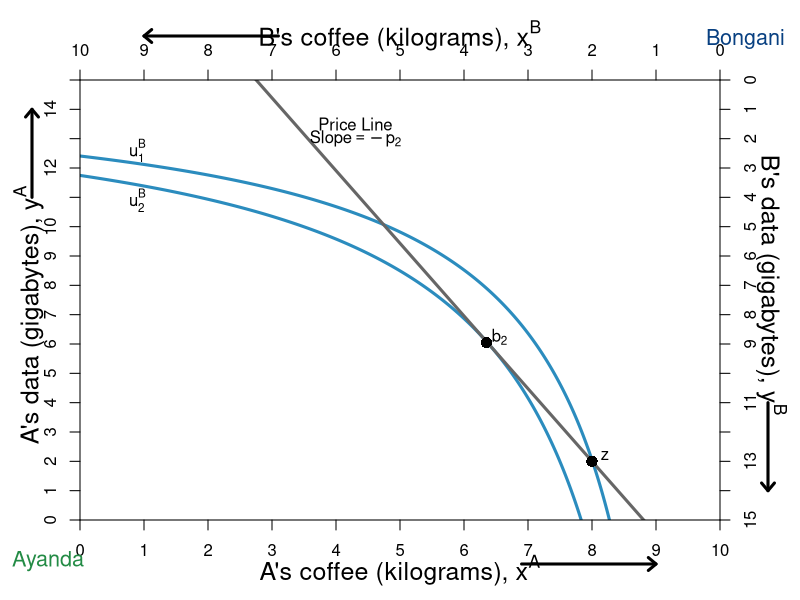

Generate this figure with R:
#require(ggplot2)
require(shape)
#pdf(file = "property_psp1_offerSTEP1.pdf", width = 9, height = 7)
#pdf(file = "property_psp1_offerSTEP2.pdf", width = 9, height = 7)
#pdf(file = "property_psp1_offerSTEP3.pdf", width = 9, height = 7)
#pdf(file = "property_psp1_offerSTEP4.pdf", width = 9, height = 7)
pdf(file = "property/property_psp1_offer_step2.pdf", width = 9, height = 7)

#Set parameters for graphics
axislabelsize <- 1.5
graphlinewidth <- 3
namesize <- 1.3

COL <- c("#7fc97f", "#beaed4", "#fdc086", "#ffff99", "#386cb0", "#f0027f", "#bf5b17", "#666666")
COLA <- c("#99d8c9","#66c2a4","#41ae76", "#238b45", "#005824")
COLB <- c("#4eb3d3", "#2b8cbe", "#0868ac","#084081")


indiffcurveA1 <- function(x, U = 4, A = 1, a = 0.5) {
  ((((U-2)/A)*(1/x)^a)^(1/(1-a)))
}

indiffcurveA2 <- function(x, U = 4, A = 1, a = 0.5) {
  (((U/A)*(1/x)^a)^(1/(1-a)))
}

indiffcurveA3 <- function(x, U = 6.196918, A = 1, a = 0.5) {
  (((U/A)*(1/x)^a)^(1/(1-a)))
}

indiffcurveA4 <- function(x, U = 6.984164, A = 1, a = 0.5) {
  ((((U)/A)*(1/x)^a)^(1/(1-a)))
}

paretoEC <- function(x) {
  (3/2)*x
}

MonopolyPrice <- function(x) {
  21.82142 - 2.477677*x 
}

PriceLine <- function(x, intercept = 10, slope = 1) {
  intercept - slope*x 
}


OfferCurveA <- function(x) {
  x/(x  - 4)
}

mrsplot <- function(x) {
  (13/2)*(x/(9-x)^2)
}

OfferCurveB <- function(x) {
  15 - (13/2)*(10 - x)/(9 - x)
}

#Deriving the offer curves: let py = 1
#wA = 8px + 2py = 8px + 2; Demand: x = w/2px => x = 4 + 1/px => px = 1/(x - 4)
#Offer curve is y = px*x => (1/(x-4))*x = x/(x-4) defined for x neq 4
#wA = 2px + 13py = 2px + 13; Demand: x = w/2px => x = 1 + 13/2px => px = 13/2(x - 1)
#B's Offer curve is y = px*x => (13/2)(1/(x-1))*x = (13/2)(x/(x-1)
#Therefore in terms of yA and xA:
#15 - y = (13/2)*(10 - x)/(10 - x - 1)
#Therefore y = 15 - (13/2)*(10-x)/(9 - x) defined for x neq 9
#The tangency of the indifference curve and the offer curve gives mrsplot
#Where mrsplot equals that offer curve, we get x = (3/17)*(51 - sqrt(221)) = 6.376576; 
#So y = 6.022321; therefore u = (6.376576^0.5)*(6.022321^0.5)

indiffcurveBneg1 <- function(x, U = 5.09, A = 1, a = 0.5) {
  15 - (((U/A)*(1/(10 - x))^a)^(1/(1-a)))
}

indiffcurveBneg2 <- function(x, U = 5.703502, A = 1, a = 0.5) {
  15 - (((U/A)*(1/(10 - x))^a)^(1/(1-a)))
}


par(mar =  c(4, 4, 4, 4))
xlims <- c(0, 10)
ylims <- c(0, 15)
xlims2 <- c(10, 0)
ylims2 <- c(15, 0)

plot(0, 0, xlim = xlims, ylim = ylims, type = "n",
     xlab = "",
     ylab = "", 
     xaxt = "n", 
     yaxt = "n", 
     cex.lab = axislabelsize, 
     bty = "n",
     xaxs="i", 
     yaxs="i")


npts <- 500 
npts2 <- 501

#Specify the sequences of points for graphing. 
xx1 <- seq(xlims[1], xlims[2], length.out = npts)
yy1 <- indiffcurveA2(xx1, U = 4, A = 1, a = 0.5)
yy2 <- indiffcurveA2(xx1)

xx2 <- seq(4, xlims[2], length.out = npts)
xx3 <- seq(xlims[1], 9, length.out = npts)

#Draw the lines for the graphs
#lines(xx1, mrsplot(xx1), col = COL[1], lwd = graphlinewidth)
lines(xx1, indiffcurveBneg1(xx1), col = COLB[2], lwd = graphlinewidth)
lines(xx1, indiffcurveBneg2(xx1), col = COLB[2], lwd = graphlinewidth)
#lines(xx1, indiffcurveBneg2(xx1, U = 6.4), col = COLB[2], lwd = graphlinewidth)
#lines(xx1, indiffcurveBneg2(xx1, U = 7.5), col = COLB[2], lwd = graphlinewidth)

#lines(xx3, OfferCurveB(xx3), col = COLB[4], lwd = graphlinewidth+1)
lines(xx1, MonopolyPrice(xx1), col = COL[8], lwd = graphlinewidth)
#lines(xx1, PriceLine(xx1), col = COL[8], lwd = graphlinewidth)
#lines(xx1, PriceLine(xx1, intercept = 15, slope = 1.63), col = COL[8], lwd = graphlinewidth)
#lines(xx1, PriceLine(xx1, intercept = 50, slope = 6), col = COL[8], lwd = graphlinewidth)

#Customize ticks and labels for the plot
ticksy <- seq(from = 0, to = 15, by = 1)
ylabels <- seq(from = 0, to = 15, by = 1)
ticksx <- seq(from = 0, to = 10, by = 1)
xlabels <- seq(from = 0, to = 10, by = 1)
axis(1, at = ticksx, pos = 0, labels = xlabels)
axis(2, at = ticksy, pos = 0, labels = ylabels, las = 0)

#Axis labels
mtext(expression(paste("A's coffee (kilograms), ", x^A)), side=1, line = 2.5, cex = axislabelsize)
text(-0.8, 7, expression(paste("A's data (gigabytes), ", y^A)), xpd = TRUE, cex = axislabelsize, srt = 90) 

#Add arrows:
arrows(-0.75, 11, -0.75, 14, xpd = TRUE, length=0.1,angle=40,lwd=3)
arrows(6.9, -1.5, 9, -1.5, xpd = TRUE, length=0.1,angle=40,lwd=3)

#Annotation of the three graphs and the NE
#text(9.6, 0.9, expression(u[1]^A))
# text(9.6, 2.2, expression(u[1]^A))
# text(9.6, 4.4, expression(u[2]^A))
#text(9.6, 5.9, expression(u[4]^A))

#Perhaps useful point to label the unused intersection of the participation constraints
#points(1.34, 12, pch = 16, col = "black", cex = 1.5)



#Pareto efficiency curve
# segments(3.27, 4.9, 5.84, 8.77, lty = 1, lwd = graphlinewidth, col = COL[2])
# text(4.7, 5, expression("Pareto Efficient Curve"))
# Arrows(4.5, 5.3, 4.5, 6.2, col = "black", lty = 1, lwd = 2, arr.type = "triangle", arr.lwd = 0.5)
#Label B's offer curve
#text(1, 3, expression("B's Offer Curve"))
 #Arrows(1, 3.3, 1, 7.2, col = "black", lty = 1, lwd = 2, arr.type = "triangle", arr.lwd = 0.5)

#First Price Line
# text(6.8, 13.5, expression(paste("Price Line")))
# text(6.8, 13, expression(paste("Slope", phantom()==-p[1])))

#Second price line
text(4.3, 13.5, expression(paste("Price Line")))
text(4.3, 13, expression(paste("Slope", phantom()==-p[2])))

#Third price line
# text(2, 13.5, expression(paste("Price Line")))
# text(2, 13, expression(paste("Slope", phantom()==-p[3])))


# Arrows(6.3, 13, 3.8, 13, col = "black", lty = 1, lwd = 2, arr.type = "triangle", arr.lwd = 0.5)

#  text(8, 13.5, expression(paste("Different price lines")))
# text(8, 13, expression(paste("going through the endowment")))
#  text(8, 12.5, expression(paste("and tangent to B's ICs")))
#  text(8, 12, expression(paste("form the offer curve")))
# text(7, 13, expression(paste("Slope", phantom()==-p[m])))
# Arrows(6.3, 13, 3.8, 13, col = "black", lty = 1, lwd = 2, arr.type = "triangle", arr.lwd = 0.5)

#Add a point for the initial endowment
points(8, OfferCurveB(x = 8), pch = 16, col = "black", cex = 1.5)
text(8+0.2, OfferCurveB(x = 8) + 0.2, expression(z))


#Add a point for the initial endowment
points(6.35, OfferCurveB(x = 6.35), pch = 16, col = "black", cex = 1.5)
text(6.35 + 0.2, OfferCurveB(x = 6.35) + 0.2, expression(b[2]))

#Add a point for the initial endowment
# points(5, OfferCurveB(x = 5), pch = 16, col = "black", cex = 1.5)
#text(5 + 0.2, OfferCurveB(x = 5) + 0.3, expression(b[3]))

#Add a point for the initial endowment
#points(2.5, OfferCurveB(x = 2.5), pch = 16, col = "black", cex = 1.5)
# text(2.5 + 0.2, OfferCurveB(x = 2.5) + 0.3, expression(b[4]))


text(-0.5, -1.4, expression("Ayanda"), xpd = TRUE, cex = namesize, col = COLA[4])
text(10.4, 16.4, expression("Bongani"), xpd = TRUE, cex = namesize, col = COLB[4])

#Set up second axes and labels

par(new = TRUE)

#Use the same x and ylims as previously, but with locations switched
xlims2 <- c(10, 0)
ylims2 <- c(15, 0)

#Leave the ylab and xlab blank to ensure no axes titles
plot(0, 0, xlim = xlims2, ylim = ylims2, type = "n",
     xlab = expression(paste("")),
     ylab = expression(paste("")),
     xaxt = "n", 
     yaxt = "n", 
     cex.lab = 1.3, 
     bty = "n",
     xaxs="i", 
     yaxs="i")

#Set up axes at sides 3 and 4 (top and right)
axis(side = 3, at = ticksx, pos = 0, labels = xlabels)
axis(side = 4, at = ticksy, pos = 0, labels = ylabels, las = 0)

text(5, -1.5, expression(paste("B's coffee (kilograms), ", x^B)), xpd = TRUE, cex = axislabelsize)
text(-0.8, 7, expression(paste("B's data (gigabytes), ", y^B)), xpd = TRUE, cex = axislabelsize, srt = 270) 

#Add arrows:
arrows(-0.75, 11, -0.75, 14, xpd = TRUE, length=0.1,angle=40,lwd=3)
arrows(6.9, -1.5, 9, -1.5, xpd = TRUE, length=0.1,angle=40,lwd=3)


#Functions for B's indifference curves
indiffcurveB1 <- function(x, U = 5.09, A = 1, a = 0.5) {
  ((((U-2)/A)*(1/x)^a)^(1/(1-a)))
}

indiffcurveB2 <- function(x, U = 5.09, A = 1, a = 0.5) {
  (((U/A)*(1/x)^a)^(1/(1-a)))
}

indiffcurveB3 <- function(x, U = 5.703502, A = 1, a = 0.5) {
  ((((U)/A)*(1/x)^a)^(1/(1-a)))
}

indiffcurveB4 <- function(x, U = 8.244574, A = 1, a = 0.5) {
  ((((U)/A)*(1/x)^a)^(1/(1-a)))
}

indiffcurveB5 <- function(x, U = 9, A = 1, a = 0.5) {
  ((((U)/A)*(1/x)^a)^(1/(1-a)))
}



#lines(xx1, indiffcurveB1(xx1), col = COLB[3], lwd = graphlinewidth)
#lines(xx1, indiffcurveB2(xx1), col = COLB[3], lwd = graphlinewidth)
#lines(xx1, indiffcurveB3(xx1), col = COLB[3], lwd = graphlinewidth)
#lines(xx1, indiffcurveB4(xx1), col = COLB[3], lwd = graphlinewidth)

#Label B's indifference curves
text(9.1, 2.4, expression(u[1]^B))
text(9.1, 4.1, expression(u[2]^B))
#text(9.1, 5, expression(u[3]^B))
 #text(9.1, 6.7, expression(u[4]^B))








#Label a point on the middle of the curve
#points(5, 7.5, pch = 16, col = "black", cex = 1.5)
#text(5, 7, expression(i))

#(5^0.5)*(7.5^0.5) = 6.123724

#Add point for comparison to participation constraint
#points(6.2, 1.55, pch = 16, col = "black", cex = 1.5)
#text(6.1, 1.2, expression(d))


#Calculate TIOLI power allocation for B
#mrs(x,y) => pareto efficient curve is (3/2)x = y
#A's initital utility is 4 = u(8,2) = (8^0.5)*(2^0.5)
#Therefore substitute in the contract curve u_e^A = 4 = (x^A)^(0.5)(3/2*x^A)^0.5
# => x^A = 4/((3/2)^0.5) = 3.27 => x^B = 6.73
# => y^A = 3/2(x^A) = 4.9 => y^B = 10.1

#Add point g for B's TIOLI power
# points(6.73, 10.1, pch = 16, col = "black", cex = 1.5)
# text(6.73, 10.6, expression(g))

#Calculate TIOLI power allocation for A
#mrs(x,y) => pareto efficient curve is (3/2)x = y
#A's initital utility is 4 = u(8,2) = (8^0.5)*(2^0.5)
#Therefore substitute in the contract curve u_e^A = 4 = (x^A)^(0.5)(3/2*x^A)^0.5
# => x^B = 5.09/((3/2)^0.5) = 4.16 => x^A = 5.84
# => y^B = 3/2(x^B) = 6.23 => y^A = 8.77 
#=> u^A = (5.84^0.5)*(8.77^0.5) = 7.156591
#Add point f for A's TIOLI power
# points(4.16, 6.23, pch = 16, col = "black", cex = 1.5)
# text(4.16, 5.8, expression(f))


#Annotating B's endowment
# text(1.8, 12.5, expression(e))

#Annotating a point that is a Pareto improvement over e.
# points(3.623424, 8.977679, pch = 16, col = "black", cex = 1.5)
# text(3.5, 8.6, expression(m))
#(2.94^0.5)*(12.76^0.5)

#Label Pareto Improving Lens
#text(7, 5, expression(paste("Pareto-Improving Lens")))

dev.off()
